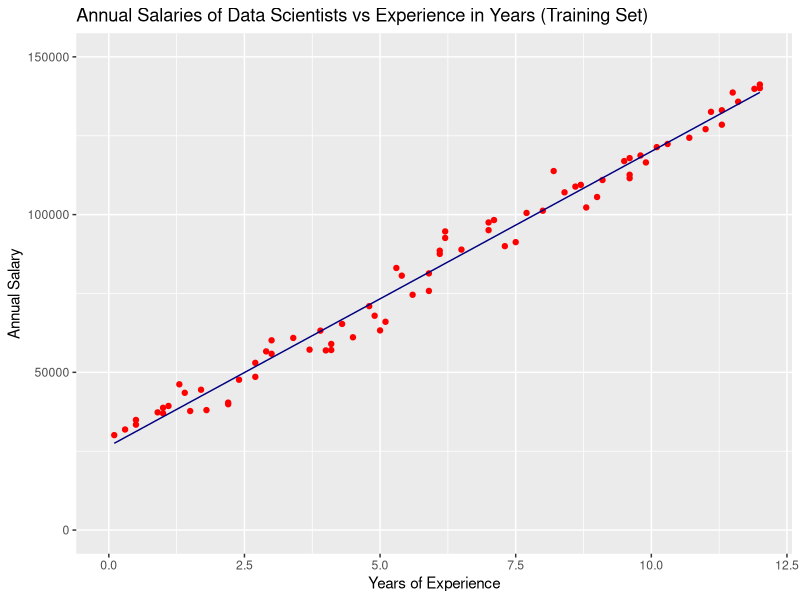
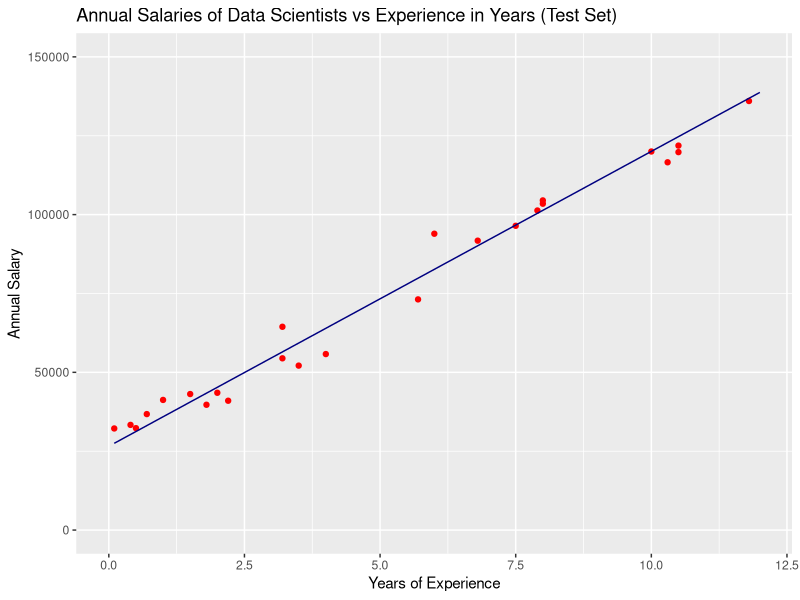

Reproduce these figures in R, in order.
#Building simple liner regression model

#Importing the dataset
dataset = read.csv("Predicting_Salaries.csv")

#Splitting our data set into training and testing sata set
#install.package('caTools)
library(caTools)
set.seed(123)
split = sample.split(dataset$AnnualSalary, SplitRatio = 3/4)
training_set = subset(dataset, split==TRUE)
testing_set=subset(dataset,split==FALSE)

# Fitting simple liner regression to training and testing sets
linearReg = lm(formula = AnnualSalary~YearsOfExperience,data = training_set)
summary(linearReg)

#Predicint testing set results
Y_pred = predict(linearReg,newdata=testing_set)
summary(Y_pred)

# Visualising the Training set results
#install.packages('ggplot2')
library(ggplot2)
#install.packages('scales')
library(scales)

ggplot() +
  geom_point(aes(x=training_set$YearsOfExperience, y=training_set$AnnualSalary),
             colour = 'red') +
  geom_line (aes( x= training_set$YearsOfExperience, y=predict(linearReg, newdata= training_set)),
             colour = 'navy') +
  ggtitle ('Annual Salaries of Data Scientists vs Experience in Years (Training Set)') +
  xlab ('Years of Experience') +
  ylab ('Annual Salary') +
  scale_x_continuous(limits = c(0, 12)) + 
  scale_y_continuous(limits = c(0, 150000)) 

# Visualising the Test set results
library(ggplot2)
ggplot() +
  geom_point(aes(x=testing_set$YearsOfExperience, y=testing_set$AnnualSalary),
             colour = 'red') +
  geom_line (aes( x= training_set$YearsOfExperience, y=predict(linearReg, newdata= training_set)),
             colour = 'navy') +
  ggtitle ('Annual Salaries of Data Scientists vs Experience in Years (Test Set)') +
  xlab ('Years of Experience') +
  ylab ('Annual Salary')+
  scale_x_continuous(limits = c(0, 12)) + 
  scale_y_continuous(limits = c(0, 150000)) 
